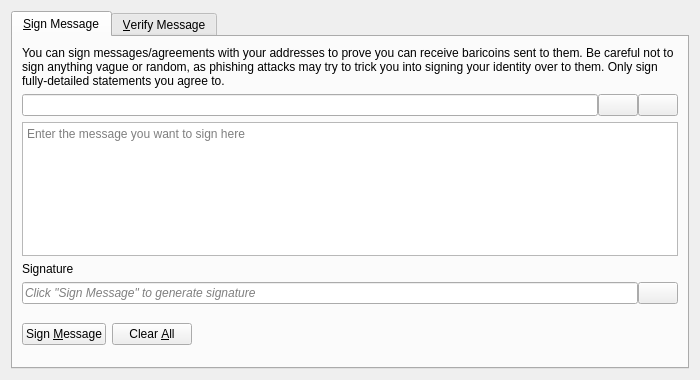
<?xml version="1.0" encoding="UTF-8"?>
<ui version="4.0">
 <class>SignVerifyMessageDialog</class>
 <widget class="QDialog" name="SignVerifyMessageDialog">
  <property name="geometry">
   <rect>
    <x>0</x>
    <y>0</y>
    <width>700</width>
    <height>380</height>
   </rect>
  </property>
  <property name="windowTitle">
   <string>Signatures - Sign / Verify a Message</string>
  </property>
  <property name="modal">
   <bool>true</bool>
  </property>
  <layout class="QVBoxLayout" name="verticalLayout">
   <item>
    <widget class="QTabWidget" name="tabWidget">
     <property name="currentIndex">
      <number>0</number>
     </property>
     <widget class="QWidget" name="tabSignMessage">
      <attribute name="title">
       <string>&amp;Sign Message</string>
      </attribute>
      <layout class="QVBoxLayout" name="verticalLayout_SM">
       <item>
        <widget class="QLabel" name="infoLabel_SM">
         <property name="text">
          <string>You can sign messages/agreements with your addresses to prove you can receive baricoins sent to them. Be careful not to sign anything vague or random, as phishing attacks may try to trick you into signing your identity over to them. Only sign fully-detailed statements you agree to.</string>
         </property>
         <property name="textFormat">
          <enum>Qt::PlainText</enum>
         </property>
         <property name="wordWrap">
          <bool>true</bool>
         </property>
        </widget>
       </item>
       <item>
        <layout class="QHBoxLayout" name="horizontalLayout_1_SM">
         <property name="spacing">
          <number>0</number>
         </property>
         <item>
          <widget class="QValidatedLineEdit" name="addressIn_SM">
           <property name="toolTip">
            <string>The Baricoin address to sign the message with</string>
           </property>
          </widget>
         </item>
         <item>
          <widget class="QPushButton" name="addressBookButton_SM">
           <property name="toolTip">
            <string>Choose previously used address</string>
           </property>
           <property name="text">
            <string/>
           </property>
           <property name="icon">
            <iconset resource="../baricoin.qrc">
             <normaloff>:/icons/address-book</normaloff>:/icons/address-book</iconset>
           </property>
           <property name="shortcut">
            <string>Alt+A</string>
           </property>
           <property name="autoDefault">
            <bool>false</bool>
           </property>
          </widget>
         </item>
         <item>
          <widget class="QPushButton" name="pasteButton_SM">
           <property name="toolTip">
            <string>Paste address from clipboard</string>
           </property>
           <property name="text">
            <string/>
           </property>
           <property name="icon">
            <iconset resource="../baricoin.qrc">
             <normaloff>:/icons/editpaste</normaloff>:/icons/editpaste</iconset>
           </property>
           <property name="shortcut">
            <string>Alt+P</string>
           </property>
           <property name="autoDefault">
            <bool>false</bool>
           </property>
          </widget>
         </item>
        </layout>
       </item>
       <item>
        <widget class="QPlainTextEdit" name="messageIn_SM">
         <property name="toolTip">
          <string>Enter the message you want to sign here</string>
         </property>
         <property name="placeholderText">
          <string>Enter the message you want to sign here</string>
         </property>
        </widget>
       </item>
       <item>
        <widget class="QLabel" name="signatureLabel_SM">
         <property name="text">
          <string>Signature</string>
         </property>
         <property name="textFormat">
          <enum>Qt::PlainText</enum>
         </property>
        </widget>
       </item>
       <item>
        <layout class="QHBoxLayout" name="horizontalLayout_2_SM">
         <property name="spacing">
          <number>0</number>
         </property>
         <item>
          <widget class="QLineEdit" name="signatureOut_SM">
           <property name="placeholderText">
            <string>Click "Sign Message" to generate signature</string>
           </property>
           <property name="font">
            <font>
             <italic>true</italic>
            </font>
           </property>
           <property name="readOnly">
            <bool>true</bool>
           </property>
          </widget>
         </item>
         <item>
          <widget class="QPushButton" name="copySignatureButton_SM">
           <property name="toolTip">
            <string>Copy the current signature to the system clipboard</string>
           </property>
           <property name="text">
            <string/>
           </property>
           <property name="icon">
            <iconset resource="../baricoin.qrc">
             <normaloff>:/icons/editcopy</normaloff>:/icons/editcopy</iconset>
           </property>
           <property name="autoDefault">
            <bool>false</bool>
           </property>
          </widget>
         </item>
        </layout>
       </item>
       <item>
        <layout class="QHBoxLayout" name="horizontalLayout_3_SM">
         <item>
          <widget class="QPushButton" name="signMessageButton_SM">
           <property name="toolTip">
            <string>Sign the message to prove you own this Baricoin address</string>
           </property>
           <property name="text">
            <string>Sign &amp;Message</string>
           </property>
           <property name="icon">
            <iconset resource="../baricoin.qrc">
             <normaloff>:/icons/edit</normaloff>:/icons/edit</iconset>
           </property>
           <property name="autoDefault">
            <bool>false</bool>
           </property>
          </widget>
         </item>
         <item>
          <widget class="QPushButton" name="clearButton_SM">
           <property name="toolTip">
            <string>Reset all sign message fields</string>
           </property>
           <property name="text">
            <string>Clear &amp;All</string>
           </property>
           <property name="icon">
            <iconset resource="../baricoin.qrc">
             <normaloff>:/icons/remove</normaloff>:/icons/remove</iconset>
           </property>
           <property name="autoDefault">
            <bool>false</bool>
           </property>
          </widget>
         </item>
         <item>
          <spacer name="horizontalSpacer_1_SM">
           <property name="orientation">
            <enum>Qt::Horizontal</enum>
           </property>
           <property name="sizeHint" stdset="0">
            <size>
             <width>40</width>
             <height>48</height>
            </size>
           </property>
          </spacer>
         </item>
         <item>
          <widget class="QLabel" name="statusLabel_SM">
           <property name="font">
            <font>
             <weight>75</weight>
             <bold>true</bold>
            </font>
           </property>
           <property name="text">
            <string/>
           </property>
           <property name="wordWrap">
            <bool>true</bool>
           </property>
          </widget>
         </item>
         <item>
          <spacer name="horizontalSpacer_2_SM">
           <property name="orientation">
            <enum>Qt::Horizontal</enum>
           </property>
           <property name="sizeHint" stdset="0">
            <size>
             <width>40</width>
             <height>48</height>
            </size>
           </property>
          </spacer>
         </item>
        </layout>
       </item>
      </layout>
     </widget>
     <widget class="QWidget" name="tabVerifyMessage">
      <attribute name="title">
       <string>&amp;Verify Message</string>
      </attribute>
      <layout class="QVBoxLayout" name="verticalLayout_VM">
       <item>
        <widget class="QLabel" name="infoLabel_VM">
         <property name="text">
          <string>Enter the receiver's address, message (ensure you copy line breaks, spaces, tabs, etc. exactly) and signature below to verify the message. Be careful not to read more into the signature than what is in the signed message itself, to avoid being tricked by a man-in-the-middle attack. Note that this only proves the signing party receives with the address, it cannot prove sendership of any transaction!</string>
         </property>
         <property name="textFormat">
          <enum>Qt::PlainText</enum>
         </property>
         <property name="alignment">
          <set>Qt::AlignLeading|Qt::AlignLeft|Qt::AlignTop</set>
         </property>
         <property name="wordWrap">
          <bool>true</bool>
         </property>
        </widget>
       </item>
       <item>
        <layout class="QHBoxLayout" name="horizontalLayout_1_VM">
         <property name="spacing">
          <number>0</number>
         </property>
         <item>
          <widget class="QValidatedLineEdit" name="addressIn_VM">
           <property name="toolTip">
            <string>The Baricoin address the message was signed with</string>
           </property>
          </widget>
         </item>
         <item>
          <widget class="QPushButton" name="addressBookButton_VM">
           <property name="toolTip">
            <string>Choose previously used address</string>
           </property>
           <property name="text">
            <string/>
           </property>
           <property name="icon">
            <iconset resource="../baricoin.qrc">
             <normaloff>:/icons/address-book</normaloff>:/icons/address-book</iconset>
           </property>
           <property name="shortcut">
            <string>Alt+A</string>
           </property>
           <property name="autoDefault">
            <bool>false</bool>
           </property>
          </widget>
         </item>
        </layout>
       </item>
       <item>
        <widget class="QPlainTextEdit" name="messageIn_VM">
          <property name="toolTip">
            <string>The signed message to verify</string>
          </property>
          <property name="placeholderText">
            <string>The signed message to verify</string>
          </property>
        </widget>
       </item>
       <item>
        <widget class="QValidatedLineEdit" name="signatureIn_VM">
          <property name="toolTip">
            <string>The signature given when the message was signed</string>
          </property>
          <property name="placeholderText">
            <string>The signature given when the message was signed</string>
          </property>
        </widget>
       </item>
       <item>
        <layout class="QHBoxLayout" name="horizontalLayout_2_VM">
         <item>
          <widget class="QPushButton" name="verifyMessageButton_VM">
           <property name="toolTip">
            <string>Verify the message to ensure it was signed with the specified Baricoin address</string>
           </property>
           <property name="text">
            <string>Verify &amp;Message</string>
           </property>
           <property name="icon">
            <iconset resource="../baricoin.qrc">
             <normaloff>:/icons/transaction_0</normaloff>:/icons/transaction_0</iconset>
           </property>
           <property name="autoDefault">
            <bool>false</bool>
           </property>
          </widget>
         </item>
         <item>
          <widget class="QPushButton" name="clearButton_VM">
           <property name="toolTip">
            <string>Reset all verify message fields</string>
           </property>
           <property name="text">
            <string>Clear &amp;All</string>
           </property>
           <property name="icon">
            <iconset resource="../baricoin.qrc">
             <normaloff>:/icons/remove</normaloff>:/icons/remove</iconset>
           </property>
           <property name="autoDefault">
            <bool>false</bool>
           </property>
          </widget>
         </item>
         <item>
          <spacer name="horizontalSpacer_1_VM">
           <property name="orientation">
            <enum>Qt::Horizontal</enum>
           </property>
           <property name="sizeHint" stdset="0">
            <size>
             <width>40</width>
             <height>48</height>
            </size>
           </property>
          </spacer>
         </item>
         <item>
          <widget class="QLabel" name="statusLabel_VM">
           <property name="font">
            <font>
             <weight>75</weight>
             <bold>true</bold>
            </font>
           </property>
           <property name="text">
            <string/>
           </property>
           <property name="wordWrap">
            <bool>true</bool>
           </property>
          </widget>
         </item>
         <item>
          <spacer name="horizontalSpacer_2_VM">
           <property name="orientation">
            <enum>Qt::Horizontal</enum>
           </property>
           <property name="sizeHint" stdset="0">
            <size>
             <width>40</width>
             <height>48</height>
            </size>
           </property>
          </spacer>
         </item>
        </layout>
       </item>
      </layout>
     </widget>
    </widget>
   </item>
  </layout>
 </widget>
 <customwidgets>
  <customwidget>
   <class>QValidatedLineEdit</class>
   <extends>QLineEdit</extends>
   <header>qt/qvalidatedlineedit.h</header>
  </customwidget>
 </customwidgets>
 <resources>
  <include location="../baricoin.qrc"/>
 </resources>
 <connections/>
</ui>
